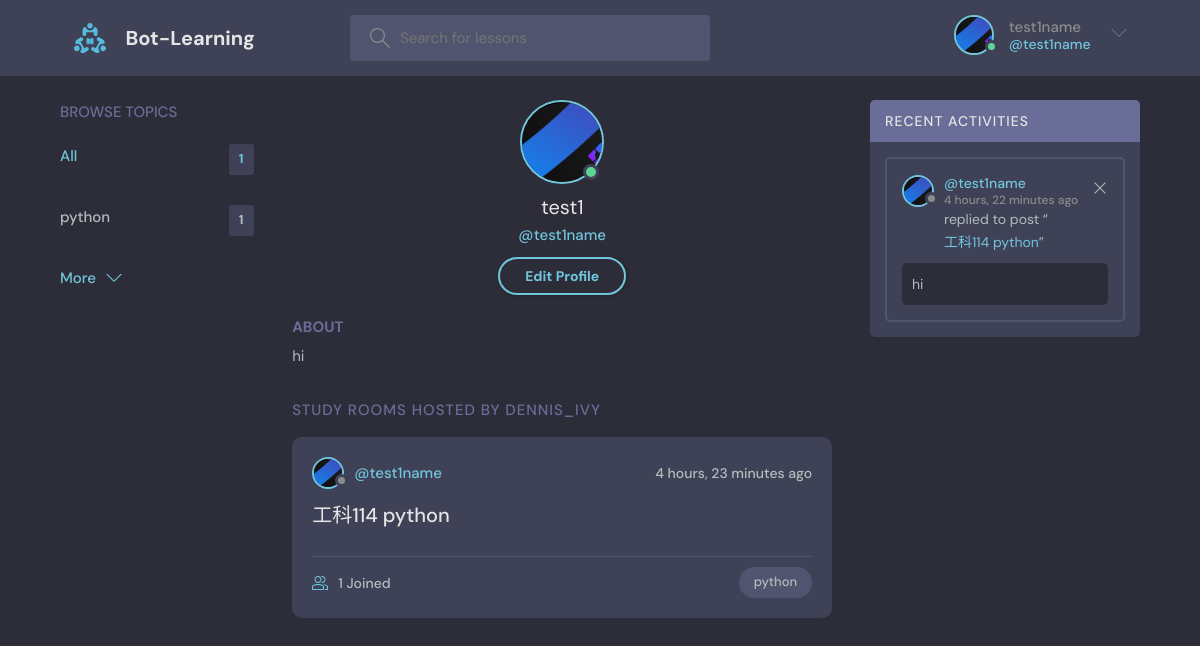
The page /profile/1/ (signed in) on the database its author committed.
### base/models.py (models this page shows, shortened)
class User(AbstractUser):
    name = models.CharField(max_length=200, null=True)
    email = models.EmailField(unique=True, null=True)
    bio = models.TextField(null=True)
    avatar = models.ImageField(null=True, default="avatar.svg")
    USERNAME_FIELD = 'email'
    REQUIRED_FIELDS = []

class Topic(models.Model):
    name = models.CharField(max_length=200)

class Room(models.Model):
    host = models.ForeignKey(User, on_delete=models.SET_NULL, null=True)
    topic = models.ForeignKey(Topic, on_delete=models.SET_NULL, null=True)
    name = models.CharField(max_length=200)
    description = models.TextField(null=True, blank=True)
    participants = models.ManyToManyField(
        User, related_name='participants', blank=True)
    updated = models.DateTimeField(auto_now=True)
    created = models.DateTimeField(auto_now_add=True)
    class Meta:
        ordering = ['-updated', '-created']
    def __str__(self):
        return self.name

class Message(models.Model):
    user = models.ForeignKey(User, on_delete=models.CASCADE)
    room = models.ForeignKey(Room, on_delete=models.CASCADE)
    body = models.TextField()
    updated = models.DateTimeField(auto_now=True)
    created = models.DateTimeField(auto_now_add=True)
    class Meta:
        ordering = ['-updated', '-created']

### base/views.py (the view)
# urls.py: path('profile/<str:pk>/', views.userProfile, name="user-profile"),
def userProfile(request, pk):
    user = User.objects.get(id=pk)
    rooms = user.room_set.all()
    room_messages = user.message_set.all()
    topics = Topic.objects.all()
    context = {'user': user, 'rooms': rooms,
               'room_messages': room_messages, 'topics': topics}
    return render(request, 'base/profile.html', context)

### base/templates/base/profile.html
{% extends 'main.html' %}
{% block content %}
<main class="profile-page layout layout--3">
  <div class="container">
    {% include 'base/topics_component.html' %}
    <div class="roomList">
      <div class="profile">
        <div class="profile__avatar">
          <div class="avatar avatar--large active">
            <img src="{{user.avatar.url}}" />
          </div>
        </div>
        <div class="profile__info">
          <h3>{{user.name}}</h3>
          <p>@{{user.username}}</p>
          {% if request.user == user %}
          <a href="{% url 'update-user' %}" class="btn btn--main btn--pill">Edit Profile</a>
          {% endif %}
        </div>
        <div class="profile__about">
          <h3>About</h3>
          <p>
            {{user.bio}}
          </p>
        </div>
      </div>
      <div class="roomList__header">
        <div>
          <h2>Study Rooms Hosted by dennis_ivy</a>
          </h2>
        </div>
      </div>
      {% include 'base/feed_component.html' %}
    </div>
    {% include 'base/activity_component.html' %}
  </div>
</main>
{% endblock content %}

### templates/navbar.html (shortened to what this page needs)
{% load static %}
<header class="header header--loggedIn">
    <div class="container">
        <a href="{% url 'home' %}" class="header__logo">
            <img src="{% static 'images/logo.svg' %}" />
            <h1>Bot-Learning</h1>
        </a>
        <form class="header__search" method="GET" action="{% url 'home' %}">
            <label>
                <input name="q" placeholder="Search for lessons" />
            </label>
        </form>
        <nav class="header__menu">
            {% if request.user.is_authenticated %}
            <div class="header__user">
                <a href="{% url 'update-user' %}">
                    <div class="avatar avatar--medium active">
                        <img src="{{request.user.avatar.url}}" />
                    </div>
                    <p>{{request.user.username}} <span>@{{request.user.username}}</span></p>
                </a>
                <button class="dropdown-button">
                    <svg version="1.1" xmlns="http://www.w3.org/2000/svg" width="32" height="32" viewBox="0 0 32 32">
                        <title>chevron-down</title>
                        <path d="M16 21l-13-13h-3l16 16 16-16h-3l-13 13z"></path>
                    </svg>
                </button>
            </div>
            {% else %}
            <a href="{% url 'login' %}">
                <img src="{% static 'images/avatar.svg' %}" />
                <p>Login</p>
            </a>
            {% endif %}
        </nav>
    </div>
</header>

### base/templates/base/topics_component.html
<div class="topics">
    <div class="topics__header">
        <h2>Browse Topics</h2>
    </div>
    <ul class="topics__list">
        <li>
            <a href="{% url 'home' %}" class="active">All <span>{{topics.count}}</span></a>
        </li>
        {% for topic in topics %}
        <li>
            <a href="{% url 'home' %}?q={{topic.name}}">{{topic.name}}<span>{{topic.room_set.all.count}}</span></a>
        </li>
        {% endfor %}
    </ul>
    <a class="btn btn--link" href="{% url 'topics' %}">
        More
        <svg version="1.1" xmlns="http://www.w3.org/2000/svg" width="32" height="32" viewBox="0 0 32 32">
            <title>chevron-down</title>
            <path d="M16 21l-13-13h-3l16 16 16-16h-3l-13 13z"></path>
        </svg>
    </a>
</div>

### base/templates/base/feed_component.html (shortened to what this page needs)
{% for room in rooms %}
<div class="roomListRoom">
    <div class="roomListRoom__header">
        <a href="{% url 'user-profile' room.host.id %}" class="roomListRoom__author">
            <div class="avatar avatar--small">
                <img src="{{room.host.avatar.url}}" />
            </div>
            <span>@{{room.host.username}}</span>
        </a>
        <div class="roomListRoom__actions">
            <span>{{room.created|timesince}} ago</span>
        </div>
    </div>
    <div class="roomListRoom__content">
        <a href="{% url 'room' room.id %}">{{room.name}}</a>
    </div>
    <div class="roomListRoom__meta">
        <a href="{% url 'room' room.id %}" class="roomListRoom__joined">
            {{room.participants.all.count}} Joined
        </a>
        <p class="roomListRoom__topic">{{room.topic.name}}</p>
    </div>
</div>
{% endfor %}

### base/templates/base/activity_component.html
<div class="activities">
    <div class="activities__header">
        <h2>Recent Activities</h2>
    </div>
    {% for message in room_messages %}
    <div class="activities__box">
        <div class="activities__boxHeader roomListRoom__header">
            <a href="{% url 'user-profile' message.user.id %}" class="roomListRoom__author">
                <div class="avatar avatar--small">
                    <img src="{{message.user.avatar.url}}" />
                </div>
                <p>
                    @{{message.user.username}}
                    <span>{{message.created|timesince}} ago</span>
                </p>
            </a>
            {% if request.user == message.user %}
            <div class="roomListRoom__actions">
                <a href="{% url 'delete-message' message.id %}">
                    <svg version="1.1" xmlns="http://www.w3.org/2000/svg" width="32" height="32" viewBox="0 0 32 32">
                        <title>remove</title>
                        <path
                            d="M27.314 6.019l-1.333-1.333-9.98 9.981-9.981-9.981-1.333 1.333 9.981 9.981-9.981 9.98 1.333 1.333 9.981-9.98 9.98 9.98 1.333-1.333-9.98-9.98 9.98-9.981z">
                        </path>
                    </svg>
                </a>
            </div>
            {% endif %}
        </div>
        <div class="activities__boxContent">
            <p>replied to post “<a href="{% url 'room' message.room.id %}">{{message.room}}</a>”</p>
            <div class="activities__boxRoomContent">{{message.body}}</div>
        </div>
    </div>
    {% endfor %}
</div>

### rows shown on the page
User: user.avatar (picture), user.username "test1name", avatar (picture), name "test1", username "test1name", bio "hi"
Topic: name "python", room_set.all.count "1"
Room: host.avatar (picture), host.username "test1name", created "4 hours, 23 minutes", name "工科114 python", participants.all.count "1", topic.name "python"
Message: user.avatar (picture), user.username "test1name", created "4 hours, 22 minutes", room "工科114 python", body "hi"

### other values the page prints
{{ topics.count }} "1"
